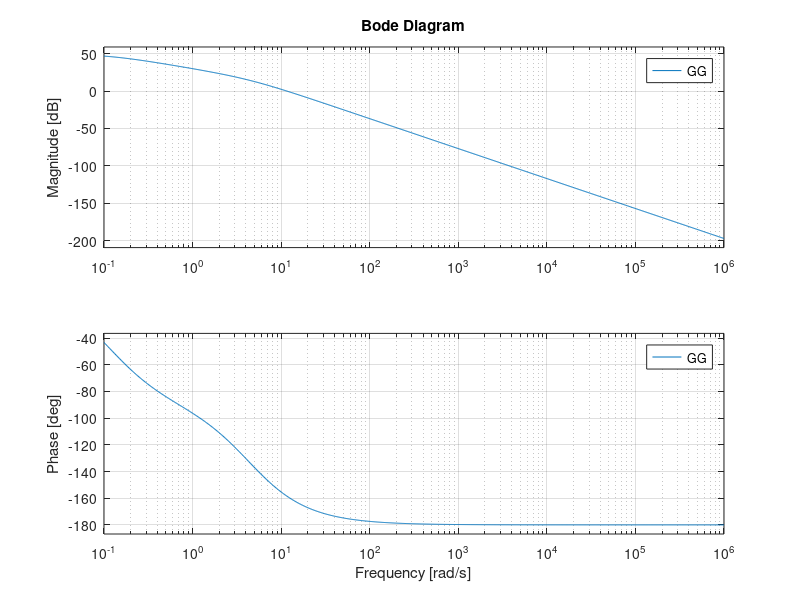

Write MATLAB code to recreate this figure. (Note: this script raises an error after producing the figure.)
%%%%%%%%%%%%%%%%%%%%%%%%%%%%%%%%%%%%%%%%%%%%%%%%%%%%%%%%%%%%%%%%%%%%%%%%%%%%%%%%%%%%%%%%
% Controllo del motore di un’automobile                                                %
% Bernardini Claudio                                                                   %
% Corsetti Luca                                                                        %
% Straccali Leonardo                                                                   %
%%%%%%%%%%%%%%%%%%%%%%%%%%%%%%%%%%%%%%%%%%%%%%%%%%%%%%%%%%%%%%%%%%%%%%%%%%%%%%%%%%%%%%%%

clear all; close all; clc

%%%%%%%%%%%%%%%%%%%%%%%%%%%%%%%% PARAMETRI DEL PROGETTO %%%%%%%%%%%%%%%%%%%%%%%%%%%%%%%%
gamma_1 = 0.75;
gamma_2 = 0.15;
beta = 1.3;
phi = 0.04;
delta_1 = 3 * 10^4;
delta_2 = 0.2;
delta_3 = 0.02;
J = 20;
omega_e = 30;
%%%%%%%%%%%%%%%%%%%%%%%%%%%%%%%% PARAMETRI DEL PROGETTO %%%%%%%%%%%%%%%%%%%%%%%%%%%%%%%%

% Dinamica del sistema
% m_dot = gamma_1*(1-cos(beta*theta-phi))-gamma_2*omega*m
% J*omega = delta_1*m-delta_2*omega-delta_3*omega^2

%% LEGENDA DATI
% theta -> angolo di accelerazione
% gamma_1*(1-cos(beta*theta-phi)) -> caratteristica intrinseca della valvola.
% J -> momento d'inerzia
% delta_1*m -> coppia trasmessa all'albero motore
% delta_2*omega -> modella l'attrito nel motore
% delta_3*omega^2 -> descrive la resistenza dell'aria

%% PUNTO 1 - Sistema in forma di stato

x_2e = omega_e;
x_1e = (delta_2 * x_2e + delta_3 * x_2e^2) / delta_1;

u_e = (acos(- (gamma_2 / gamma_1) * 30 * 8e-4 + 1) + phi) / beta;

f_1 = gamma_1 * (1 - cos(beta * u_e - phi)) - gamma_2 * x_1e * x_2e;
f_2 = 1 / J * (delta_1 * x_1e - delta_2 * x_2e - delta_3 * x_2e^2);

%% Sistema linearizzato
% x_dot = A*x + B*u
% y = C*x + D*u

% Definiamo le matrici nel punto di equilibrio trovato [m_e,w_e]=[8e-4,30]
A = [-gamma_2 * x_2e, -gamma_2 * x_1e;
    delta_1 / J, -delta_2 / J - (2 * delta_3 * x_2e) / J];
B = [beta * gamma_1 * sin(beta * u_e - phi); 0];
C = [0, 1];
D = 0;

%% PUNTO 2 - Funzione di trasferimento
s = tf('s');
[NS, DS] = ss2tf(A, B, C, D);
GG = tf(NS, DS);

% oppure facendo i conti..
% sIA = [s+4.5, -1.2*10e-4;
%       -1500 ,  s+0.07];

% cof = [s+0.07  , 1500;
%       1.2*10e-4, s+4.5];

% adj = transpose(cof);

% check_N = (C*adj*B);
% check_D = ((s+4.5)*(s+0.07)) - (+1.2*1e-4*-1500);

% G_check = check_N / check_D
GG_poles = pole(GG);

% mostra la funzione di trasferimento e i poli
if 0
    GG
    GG_poles
    %    G_check;
    %    pole(G_check);
    return;
end

%% Diagramma di Bode di G(s)

% Definizione dell'intervallo di frequenze del diagramma di Bode
omega_plot_min = 10e-2;
omega_plot_max = 10e5;

figure(1);
bode(GG, {omega_plot_min, omega_plot_max});
grid on, zoom on;

% return;

%% PUNTO 3 - Progetto di un regolatore
% SPECIFICHE
% 1) Errore a regime |e∞|≤e* = 0.01 in risposta a un gradino w(t)=9·1(t) e d(t)=8·1(t)
% 2) Per garantire una certa robustezza del sistema si deve avere un margine di fase Mf ≥ 55°.
% 3) Il sistema può accettare una sovraelongazione percentuale al massimo dell%5% : S% ≤ 5%.
% 4) Il tempo di assestamento all'ε% = 5% deve essere inferiore al valore fissato: Ta,ε = 0.08s.
% 5) Il disturbo sull'uscita d(t), con una banda limitata nel range di pulsazioni [0,0.05], deve essere abbattutto di almeno 55 dB.
% 6) Il rumore di misura n(t), con una banda limitata nel range di pulsazioni [8 · 10^3, 2 · 10^6], deve essere abbattutto di almeno 45 dB.

% PUNTO 1
% ampiezze gradini
WW = 9;
DD = 8;

% errore a regime
e_star = 0.01;

% PUNTO 2
Mf_spec = 55;

% PUNTO 3 & 4
% Sovraelongazione massima e tempo di assestamento all'5%
s_100_spec = 0.05;
T_a1_spec = 0.08;

% PUNTO 5
% attenuazione disturbo sull'uscita
A_d = 55;
omega_d_min = 0.00001;
omega_d_MAX = 0.05;

% PUNTO 6
% attenuazione disturbo di misura
A_n = 45;
omega_n_MIN = 8 * 1e3;
omega_n_MAX = 2 * 1e6;

%% Regolatore statico

% valore minimo prescritto per L(0)
% sappiamo che e_inf = (D + W) / (1 + mu)
% mu = mu_s*mu_g dove mu_g è fisso ed è dato da G(s)
% pertanto mu = (D + W) / e_star - 1
% mu = (DD + WW) / e_star - 1;

% per trovaare mu_g è necessario riscrivere G(s) come
% G(s) = mu_g / ((1+T_1s)*(1+T_2s)) dove
% T_1s e T_2s sono i poli trovati sotto forma di costanti di tempo
% T_1s = -1 / GG_poles(1);
% T_2s = -1 / GG_poles(2);

% eguagliando le G(s) trovate possiamo ricavare mu_g
% G(s) = 123.1 / (s^2+4.57s+0.495) = mu_g/((s-4.458)(s-0.111))
% mu_g = 123.1*((s-4.458)(s-0.111))/(s^2+4.57s+0.495)
% mu_g = 123.1 * (s-4.458)*(s-0.111)/(s^2+4.57s+0.495);

mu_s = (DD + WW) / (e_star) - 1;

% L(s)=R(s)G(s) -> mu=L(0)=R(0)G(0) -> R(0)=mu/G(0)
% guadagno minimo del regolatore ottenuto come L(0)/G(0)
G_0 = abs(evalfr(GG, 0));
RR_s = mu_s / G_0; % RR_s = 5.88

% Sistema esteso
GG_e = RR_s * GG;

if 0
    figure(2)
    h_GGe = bodeplot(GG_e);
    grid on, zoom on;

    return
end

figure(2)
% SPECIFICHE SU d
Bnd_d_x = [omega_d_min; omega_d_MAX; omega_d_MAX; omega_d_min];
Bnd_d_y = [A_d; A_d; -200; -200];
patch(Bnd_d_x, Bnd_d_y, 'r', 'FaceAlpha', 0.2, 'EdgeAlpha', 0);
hold on;

if 0
    h_GGe = bodeplot(GG_e);
    grid on, zoom on;
    return
end

% SPECIFICHE SU n
Bnd_n_x = [omega_n_MIN; omega_n_MAX; omega_n_MAX; omega_n_MIN];
Bnd_n_y = [-A_n; -A_n; 100; 100];
patch(Bnd_n_x, Bnd_n_y, 'r', 'FaceAlpha', 0.2, 'EdgeAlpha', 0);
hold on;

if 0
    h_GGe = bodeplot(GG_e)
    grid on, zoom on;
    return
end

% SPECIFICHE SU u
% omega_u_min = 200;
% omega_u_MAX = 1e4;
% Bnd_u_x = [omega_u_min; omega_u_MAX; omega_u_MAX; omega_u_min];
% Bnd_u_y = [0; 0; 100; 100];
% patch(Bnd_u_x, Bnd_u_y, 'r', 'FaceAlpha', 0.2, 'EdgeAlpha', 0);
% hold on;

if 0
    h_GGe = bodeplot(GG_e)
    grid on, zoom on;
    return
end

% SPECIFICHE SU S%
xi = 0.69;
S_100 = 100 * exp(-pi * xi / sqrt(1 - xi^2))
Mf_spec = xi * 100
% return;

% SPECIFICHE SU T_a
omega_Ta_low = 1e-8; % lower bound just for the plot
omega_Ta_MAX = 300 / (Mf_spec * T_a1_spec); % omega_c >= 300/(Mf*T^*) = 300/(69.1*0.08) ~ 54.27

Bnd_Ta_x = [omega_Ta_low; omega_Ta_MAX; omega_Ta_MAX; omega_Ta_low];
Bnd_Ta_y = [0; 0; -200; -200];
patch(Bnd_Ta_x, Bnd_Ta_y, 'r', 'FaceAlpha', 0.2, 'EdgeAlpha', 0);
hold on;

h_GGe = bodeplot(GG_e)
grid on, zoom on;

% STOP qui per disegnare solo le specifiche sul GUADAGNO
if 0
    return;
end

omega_c_min = omega_Ta_MAX;
omega_c_MAX = omega_n_MIN;

phi_spec = Mf_spec - 180;
phi_low = -270; % lower bound just for the plot

Bnd_Mf_x = [omega_c_min; omega_c_MAX; omega_c_MAX; omega_c_min];
Bnd_Mf_y = [phi_spec; phi_spec; phi_low; phi_low];
patch(Bnd_Mf_x, Bnd_Mf_y, 'r', 'FaceAlpha', 0.2, 'EdgeAlpha', 0);
hold on;

% STOP qui per le specifiche
if 0
    return;
end

%% Design del regolatore dinamico

% Rete anticipatrice

Mf_star = Mf_spec; % Mf_star = 69
omega_c_star = 200;
[mag_omega_c_star, arg_omega_c_star, omega_c_star] = bode(GG_e, omega_c_star)

mag_omega_c_star_dB = 20 * log10(mag_omega_c_star)

M_star = 10^(-mag_omega_c_star_dB / 20)
phi_star = Mf_star - 180 - arg_omega_c_star;
phi_star_rad = phi_star * pi / 180

% Formule di inversione
tau = (M_star - cos(phi_star_rad)) / (omega_c_star * sin(phi_star_rad))
alpha_tau = (cos(phi_star_rad) - inv(M_star)) / (omega_c_star * sin(phi_star_rad))
alpha = alpha_tau / tau

if M_star <= 1
    disp('Errore: M_start non soddisfa le specifiche (M_star > 1)')
    return;
end

if phi_star_rad < 0 | phi_star_rad > pi / 2
    disp('Errore: phi_star non soddisfa le specifiche: 0<phi_star<pi/2')
    return;
end

check_flag = cos(phi_star * pi / 180) - inv(M_star)

if check_flag < 0
    disp('Errore: alpha negativo');
    return;
end

% return;

%% Diagrammi di Bode con specifiche includendo regolatore dinamico

R_d = (1 + tau * s) / (1 + alpha * tau * s); % rete anticipatrice

LL = R_d * GG_e; % funzione di anello

% check regolatore fisicamente realizzabile
% poli-zero >= 0
check_reg = R_d * RR_s;

if size(pole(check_reg)) - size(zero(check_reg)) < 0
    fprintf('Il regolatore NON è fisicamente realizzabile!');
    return;
else
    fprintf('Il regolatore è fisicamente realizzabile!');
end

figure(3);
hold on;

% Legenda colori
Legend_mag = ["A_d"; "A_n"; "\omega_{c,min}"; "G(j\omega)"];

% Specifiche su ampiezza
patch(Bnd_d_x, Bnd_d_y, 'r', 'FaceAlpha', 0.2, 'EdgeAlpha', 0);
patch(Bnd_n_x, Bnd_n_y, 'g', 'FaceAlpha', 0.2, 'EdgeAlpha', 0);
patch(Bnd_Ta_x, Bnd_Ta_y, 'b', 'FaceAlpha', 0.2, 'EdgeAlpha', 0);
legend(Legend_mag);

% Plot Bode con margini di stabilità
margin(LL, {omega_plot_min, omega_plot_max});
grid on; zoom on;

% Legenda colori
Legend_arg = ["G(j\omega)"; "M_f"];
legend(Legend_arg);

% Specifiche su fase
patch(Bnd_Mf_x, Bnd_Mf_y, 'g', 'FaceAlpha', 0.2, 'EdgeAlpha', 0);
hold on;
legend(Legend_arg);

% STOP qui per sistema con controllore dinamico + specifiche
if 0
    return;
end

%% Check prestazioni

% Funzione di sensitività
SS = 1 / (1 + LL);

% Funzione di sensitività complementare
FF = LL / (1 + LL);

tt = (0:1e1:1e3)';

%% Check prestazioni in anello chiuso
%% richiesta: w(t) = 0.75 * 1(t)

% Risposta al gradino
figure(4);

WW = 0.75;

T_simulation = 0.1;
[y_step, t_step] = step(WW * FF, T_simulation);
plot(t_step, y_step, 'b');
grid on, zoom on, hold on;

% vincolo sovraelongazione
patch([0, T_simulation, T_simulation, 0], [WW * (1 + s_100_spec), WW * (1 + s_100_spec), WW + 1, WW + 1], 'r', 'FaceAlpha', 0.3, 'EdgeAlpha', 0.5);
ylim([0, WW + 1]);

% vincolo tempo di assestamento all'1%
LV = abs(evalfr(WW * FF, 0)); % valore limite gradino: W*F(0)
patch([T_a1_spec, T_simulation, T_simulation, T_a1_spec], [LV * (1 - 0.01), LV * (1 - 0.01), 0, 0], 'g', 'FaceAlpha', 0.1, 'EdgeAlpha', 0.5);
patch([T_a1_spec, T_simulation, T_simulation, T_a1_spec], [LV * (1 + 0.01), LV * (1 + 0.01), LV + 1, LV + 1], 'g', 'FaceAlpha', 0.1, 'EdgeAlpha', 0.1);

Legend_step = ["Risposta al gradino"; "Vincolo sovraelongazione"; "Vincolo tempo di assestamento"];
legend(Legend_step);

if 0
    return;
end

%% Check disturbo in uscita
% d(t) = \sum_{k=1}^{4} 0.05 \cdot \sin(0.01kt)

figure(6);

% Simulazione disturbo a pulsazione 0.05
omega_d = 0.01;
syms k

DD = 0.05;
dd = 0;

for k = 1:4
    dd = dd + DD * sin(omega_d * tt * k);
end

y_d = lsim(SS, dd, tt);
hold on, grid on, zoom on
plot(tt, dd, 'm')
plot(tt, y_d, 'b')
grid on
legend('dd', 'y_d')

%% Check disturbo di misura
% n(t) = \sum_{k=1}^{4}0.02 \cdot \sin(8 \cdot 10^{3}kt)

figure(7);

% Simulazione disturbo a pulsazione 8*10^3
omega_n = 8 * 1e3;
syms k

NN = 0.02;
nn = 0;

for k = 1:4
    nn = nn + NN * sin(omega_n * tt * k);
end

y_n = lsim(-FF, nn, tt);
hold on, grid on, zoom on
plot(tt, nn, 'm')
plot(tt, y_n, 'b')
grid on
legend('nn', 'y_n')

% Test uscita totale
y_step = step(WW * FF, tt);
figure(8);
y_tot = y_d + y_n + y_step;
plot(tt, y_tot)
